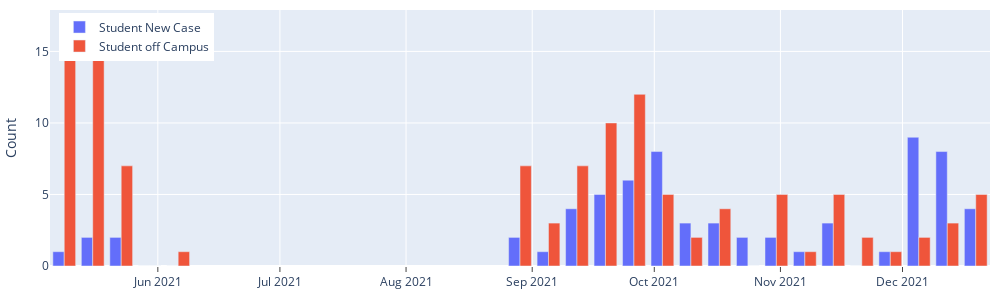

Notebook code cell kept with this figure:
### Code cell
# student plot - Melhville High School
plot_stud = go.Figure(data=[go.Bar(
    name = 'Student New Case',
    x = df_schl.date,
    y = df_schl.stu_newPos.values
   ),
                       go.Bar(
    name = 'Student off Campus',
    x = df_schl.date,
    y = df_schl.stu_offCampus
   )
])
plot_stud.update_layout(BARCHART_LAYOUT)
plot_stud.update_xaxes(showgrid=True, ticks='outside', tickson='boundaries', ticklen=5)
plot_stud.update_yaxes(tick0=0, dtick=5, title_text='Count')
                  
plot_stud.show()

### Figure 1 — Plotly figure (JSON) as saved in the notebook; plotly's stock layout.template omitted (floating-point values rounded to 4 significant figures)
{"data": [{"name": "Student New Case", "type": "bar", "x": ["2021-05-09T00:00:00", "2021-05-16T00:00:00", "2021-05-23T00:00:00", "2021-05-30T00:00:00", "2021-06-06T00:00:00", "2021-08-29T00:00:00", "2021-09-05T00:00:00", "2021-09-12T00:00:00", "2021-09-19T00:00:00", "2021-09-26T00:00:00", "2021-10-03T00:00:00", "2021-10-10T00:00:00", "2021-10-17T00:00:00", "2021-10-24T00:00:00", "2021-10-31T00:00:00", "2021-11-07T00:00:00", "2021-11-14T00:00:00", "2021-11-21T00:00:00", "2021-11-28T00:00:00", "2021-12-05T00:00:00", "2021-12-12T00:00:00", "2021-12-19T00:00:00"], "y": [1, 2, 2, 0, 0, 2, 1, 4, 5, 6, 8, 3, 3, 2, 2, 1, 3, 0, 1, 9, 8, 4]}, {"name": "Student off Campus", "type": "bar", "x": ["2021-05-09T00:00:00", "2021-05-16T00:00:00", "2021-05-23T00:00:00", "2021-05-30T00:00:00", "2021-06-06T00:00:00", "2021-08-29T00:00:00", "2021-09-05T00:00:00", "2021-09-12T00:00:00", "2021-09-19T00:00:00", "2021-09-26T00:00:00", "2021-10-03T00:00:00", "2021-10-10T00:00:00", "2021-10-17T00:00:00", "2021-10-24T00:00:00", "2021-10-31T00:00:00", "2021-11-07T00:00:00", "2021-11-14T00:00:00", "2021-11-21T00:00:00", "2021-11-28T00:00:00", "2021-12-05T00:00:00", "2021-12-12T00:00:00", "2021-12-19T00:00:00"], "y": [17, 16, 7, 0, 1, 7, 3, 7, 10, 12, 5, 2, 4, 0, 5, 1, 5, 2, 1, 2, 3, 5]}], "layout": {"barmode": "group", "height": 300, "hoverlabel": {"bgcolor": "white", "font": {"size": 10}}, "hovermode": "x unified", "legend": {"x": 0.01, "xanchor": "left", "y": 0.99, "yanchor": "top"}, "margin": {"b": 10, "l": 10, "r": 10, "t": 10}, "width": 1000, "xaxis": {"showgrid": true, "ticklen": 5, "ticks": "outside", "tickson": "boundaries"}, "yaxis": {"dtick": 5, "tick0": 0, "title": {"text": "Count"}}}}
